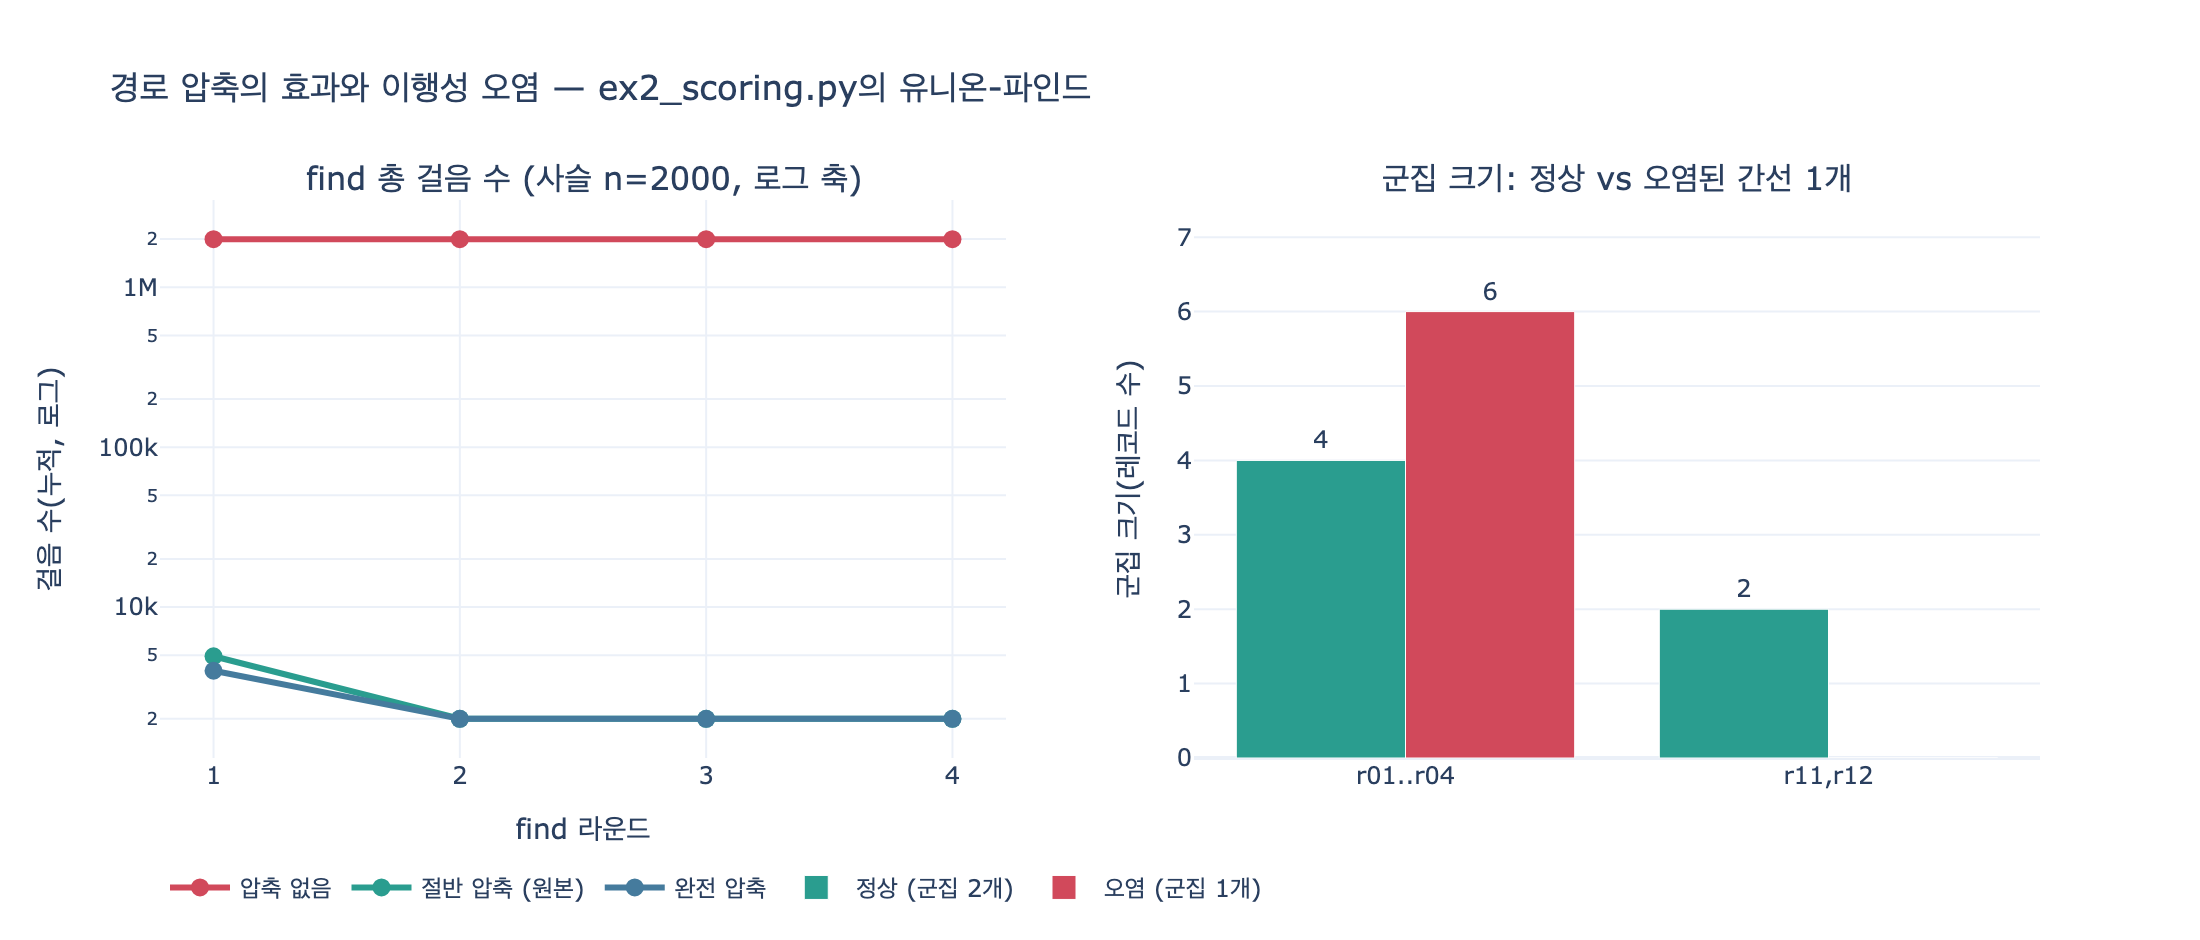

Source code (Python):
# %% [markdown]
# # `ex2_scoring.py`의 이행성 묶기 = 유니온-파인드(disjoint set)
#
# 질문: **`ex2_scoring.py`는 이행성 묶기를 어떤 자료구조로 구현하는가?**
#
# 답: **유니온-파인드(disjoint set)**. `find`에 경로 압축을 적용하고 `union`으로 대표를 잇는다.
#
# 원본 코드는 딱 이만큼이다. 클래스도, 라이브러리도 없다.
#
# ```python
# parent = {k: k for k in BY_ID}          # 처음엔 모두가 자기 자신의 대표
#
# def find(x):
#     while parent[x] != x:
#         parent[x] = parent[parent[x]]   # ← 경로 압축(정확히는 경로 «절반» 압축)
#         x = parent[x]
#     return x
#
# def union(x, y):
#     parent[find(x)] = find(y)           # ← 대표를 대표에 잇는다
# ```
#
# 왜 유니온-파인드인가? 이행성이 곧 «동치 관계»이기 때문이다.
#
# $$a \sim b \;\wedge\; b \sim c \;\Longrightarrow\; a \sim c$$
#
# 동치 관계는 집합을 서로 겹치지 않는 조각(disjoint set)으로 쪼갠다.
# «같다»는 쌍을 계속 던져 주면 조각이 알아서 합쳐지는 자료구조 —
# 그게 유니온-파인드다.

# %%
# 필요 패키지: plotly, kaleido  (union-find 자체는 표준 라이브러리만 사용)
import os
from itertools import combinations
import re


def _show(fig):
    try:
        from IPython import get_ipython
        if get_ipython() is not None:  # VSCode 셀/Jupyter에서만 렌더링
            fig.show()
    except ImportError:
        pass


HERE = os.path.dirname(os.path.abspath(__file__))
print("준비 완료")
# 출력: 준비 완료

# %% [markdown]
# ## 1. 경로 압축이 트리를 «납작하게» 만드는 걸 눈으로 보기
#
# 유니온-파인드의 `parent`는 배열(여기서는 dict) 하나로 표현된 **숲(forest)**이다.
# `parent[x] == x`이면 x가 그 조각의 대표(root)다.
#
# 최악의 경우 parent가 일자 사슬이 된다: `7 → 6 → 5 → … → 0`.
# 이때 `find(7)`은 7칸을 걸어가야 한다. 압축이 없으면 다음에도 또 7칸이다.

# %%
def find_plain(parent, x):
    """경로 압축 «없는» find. 걸어만 가고 아무것도 고치지 않는다."""
    steps = 0
    while parent[x] != x:
        x = parent[x]
        steps += 1
    return x, steps


def find_halving(parent, x):
    """ex2_scoring.py의 find. parent[x] = parent[parent[x]] — 경로 절반 압축."""
    steps = 0
    while parent[x] != x:
        parent[x] = parent[parent[x]]
        x = parent[x]
        steps += 1
    return x, steps


def chain(n=8):
    """0 ← 1 ← 2 ← … ← n-1 형태의 최악 사슬."""
    p = {0: 0}
    p.update({i: i - 1 for i in range(1, n)})
    return p


def as_row(parent):
    return " ".join(f"{parent[k]}" for k in sorted(parent))


N = 8
print("노드      :", " ".join(str(k) for k in range(N)))
print("초기 parent:", as_row(chain(N)))
# 출력: 노드      : 0 1 2 3 4 5 6 7
# 출력: 초기 parent: 0 0 1 2 3 4 5 6

# %%
# --- 압축 없는 find: 몇 번 불러도 parent는 그대로, 비용도 그대로 ---
p_plain = chain(N)
print("[압축 없음]")
for t in range(1, 4):
    root, steps = find_plain(p_plain, 7)
    print(f"  find(7) #{t}: root={root}, 걸음={steps}, parent={as_row(p_plain)}")
# 출력: [압축 없음]
# 출력:   find(7) #1: root=0, 걸음=7, parent=0 0 1 2 3 4 5 6
# 출력:   find(7) #2: root=0, 걸음=7, parent=0 0 1 2 3 4 5 6
# 출력:   find(7) #3: root=0, 걸음=7, parent=0 0 1 2 3 4 5 6

# %%
# --- ex2_scoring.py의 find: 지나가면서 parent를 고쳐 놓는다 ---
p_comp = chain(N)
print("[경로 압축(절반)]")
for t in range(1, 4):
    root, steps = find_halving(p_comp, 7)
    print(f"  find(7) #{t}: root={root}, 걸음={steps}, parent={as_row(p_comp)}")
# 출력: [경로 압축(절반)]
# 출력:   find(7) #1: root=0, 걸음=4, parent=0 0 1 1 3 3 5 5
# 출력:   find(7) #2: root=0, 걸음=2, parent=0 0 1 0 3 3 5 3
# 출력:   find(7) #3: root=0, 걸음=1, parent=0 0 1 0 3 3 5 0

# %% [markdown]
# 세 번 부르는 동안 사슬이 납작해졌다. 걸음 수가 7 → 4 → 2 → 1로 줄었다.
# parent 배열을 보면 7의 부모가 `6 → 5 → 3 → 0`으로 root에 가까워지고,
# 지나가는 길에 있던 2, 4, 6도 함께 끌어올려진다.
#
# 주의할 점: 원본의 `parent[x] = parent[parent[x]]`는 교과서적 «완전» 경로 압축
# (재귀로 경로의 모든 노드를 root에 직결)이 아니라 **경로 절반 압축(path halving)**이다.
# 한 번에 root까지 붙이지는 않지만 같은 상환 복잡도 등급을 얻고,
# 재귀 없이 while 한 줄로 끝나서 깊은 사슬에서도 스택이 터지지 않는다.

# %%
# 완전 압축과 비교해 보면 차이가 분명하다.
def find_full(parent, x):
    root, steps = x, 0
    while parent[root] != root:       # 1패스: root를 찾으며 걸음을 센다
        root = parent[root]
        steps += 1
    y = x
    while parent[y] != root:          # 2패스: 경로의 «모든» 노드를 root에 직결
        parent[y], y = root, parent[y]
    return root, steps


p_full = chain(N)
find_full(p_full, 7)
p_h = chain(N)
find_halving(p_h, 7)
print("완전 압축 1회 후 parent:", as_row(p_full))
print("절반 압축 1회 후 parent:", as_row(p_h))
# 출력: 완전 압축 1회 후 parent: 0 0 0 0 0 0 0 0
# 출력: 절반 압축 1회 후 parent: 0 0 1 1 3 3 5 5

# %% [markdown]
# ## 2. 실제 자동 병합 쌍을 순서대로 union하기
#
# `ex2_scoring.py`가 12개 레코드를 전부 비교해 점수 $\ge 0.85$로 «자동 병합» 판정한
# 쌍은 다음 4개다.
#
# | 쌍 | 점수 |
# |---|---|
# | r01–r02 | 1.000 |
# | r01–r03 | 0.973 |
# | r02–r03 | 0.973 |
# | r11–r12 | 0.875 |
#
# 아래 셀에서 원본 채점 로직을 그대로 돌려 이 쌍들을 직접 뽑는다.

# %%
RECORDS = [
    # id, 이름, 사업자번호, 주소, 대표자, 전화
    ("r01", "가온테크",        "123-45-67890", "서울 강남구 테헤란로 1",  "김하늘", "02-1234-5678"),
    ("r02", "(주)가온테크",     "123-45-67890", "서울 강남구 테헤란로 1",  "김하늘", "02-1234-5678"),
    ("r03", "가온테크 주식회사", "",             "서울 강남구 테헤란로 1길", "김하늘", "021234-5678"),
    ("r04", "GAON TECH",      "123-45-67890", "",                      "",      ""),
    ("r05", "가온테크놀로지",   "999-88-77777", "부산 해운대구 센텀로 9",  "박서준", "051-999-8877"),
    ("r06", "나루소프트",       "222-33-44444", "서울 마포구 월드컵로 2",  "이서연", "02-2222-3333"),
    ("r07", "나루소프트(주)",   "555-66-77777", "서울 마포구 월드컵로 2",  "이서연", "02-2222-3333"),
    ("r08", "다올물산 본사",    "333-44-55555", "인천 연수구 송도로 3",   "최민준", "032-333-4444"),
    ("r09", "다올물산 부산지점", "333-44-55555", "부산 사하구 낙동로 8",   "정우진", "051-333-4444"),
    ("r10", "라온에너지",       "444-55-66666", "대전 유성구 대덕대로 4",  "한지우", "042-444-5555"),
    ("r11", "마루상사",        "666-77-88888", "광주 서구 상무로 6",     "오세훈", "062-666-7777"),
    ("r12", "머루상사",        "666-77-88888", "광주 서구 상무로 6",     "오세훈", "062-666-7777"),
]
BY_ID = {r[0]: r for r in RECORDS}
TRUTH = {frozenset(["r01", "r02", "r03", "r04"]), frozenset(["r11", "r12"])}


def norm_name(s):
    s = re.sub(r"\(주\)|주식회사|\(유\)|유한회사", "", s)
    return re.sub(r"\s+", "", s)


def norm_phone(s):
    return re.sub(r"\D", "", s or "")


def sim_str(a, b):
    def g(x):
        x = re.sub(r"\s+", "", x or "")
        return {x[i:i + 2] for i in range(len(x) - 1)} or {x}
    A, B = g(a), g(b)
    if not A or not B:
        return 0.0
    return len(A & B) / len(A | B)


FIELDS = [
    ("사업자번호", lambda r: r[2], 0.45, "exact"),
    ("이름",      lambda r: norm_name(r[1]), 0.25, "fuzzy"),
    ("주소",      lambda r: r[3], 0.15, "fuzzy"),
    ("대표자",    lambda r: r[4], 0.10, "exact"),
    ("전화",      lambda r: norm_phone(r[5]), 0.05, "exact"),
]


def score(a, b):
    total = used = 0.0
    for _name, get, w, mode in FIELDS:
        x, y = get(a), get(b)
        if not x or not y:            # 한쪽이 비면 «모름»으로 빼둔다
            continue
        s = 1.0 if (mode == "exact" and x == y) else (
            0.0 if mode == "exact" else sim_str(x, y))
        total += w * s
        used += w
    return total / used if used else 0.0


HIGH, LOW = 0.85, 0.55
auto, review = [], []
for a, b in combinations(sorted(BY_ID), 2):
    s = score(BY_ID[a], BY_ID[b])
    if s >= LOW:
        (auto if s >= HIGH else review).append((a, b, round(s, 3)))

print("자동 병합 쌍:", [(a, b, s) for a, b, s in auto])
print("사람 검토 쌍:", [(a, b, s) for a, b, s in review])
# 출력: 자동 병합 쌍: [('r01', 'r02', 1.0), ('r01', 'r03', 0.973), ('r02', 'r03', 0.973), ('r11', 'r12', 0.875)]
# 출력: 사람 검토 쌍: [('r01', 'r04', 0.643), ('r02', 'r04', 0.643), ('r06', 'r07', 0.55)]

# %%
# 원본과 똑같은 유니온-파인드를 dict 하나로 만든다. 단계마다 상태를 찍는다.
IDS = sorted(BY_ID)


def new_dsu():
    return {k: k for k in IDS}


def make_ops(parent):
    def find(x):
        while parent[x] != x:
            parent[x] = parent[parent[x]]
            x = parent[x]
        return x

    def union(x, y):
        parent[find(x)] = find(y)      # 대표를 대표에 잇는다
    return find, union


def clusters_of(parent, find):
    groups = {}
    for k in IDS:
        groups.setdefault(find(k), []).append(k)
    return {frozenset(v) for v in groups.values() if len(v) > 1}


parent = new_dsu()
find, union = make_ops(parent)
print("초기 대표:", {k: find(k) for k in IDS[:4]}, "...(모두 자기 자신)")
for a, b, s in auto:
    union(a, b)
    reps = sorted({find(k) for k in IDS})
    print(f"union({a}, {b})  →  대표 개수 {len(reps)},  군집 {sorted(sorted(c) for c in clusters_of(parent, find))}")
# 출력: 초기 대표: {'r01': 'r01', 'r02': 'r02', 'r03': 'r03', 'r04': 'r04'} ...(모두 자기 자신)
# 출력: union(r01, r02)  →  대표 개수 11,  군집 [['r01', 'r02']]
# 출력: union(r01, r03)  →  대표 개수 10,  군집 [['r01', 'r02', 'r03']]
# 출력: union(r02, r03)  →  대표 개수 10,  군집 [['r01', 'r02', 'r03']]
# 출력: union(r11, r12)  →  대표 개수 9,  군집 [['r01', 'r02', 'r03'], ['r11', 'r12']]

# %% [markdown]
# 두 가지가 한눈에 보인다.
#
# 1. **이행성이 «공짜로» 나온다.** r01–r02와 r01–r03만 넣었는데 r02–r03도 같은 군집에 들어갔다.
# 2. **중복 union은 무해하다.** 세 번째 `union(r02, r03)`에서 대표 개수가 10 → 10으로 그대로다.
#    이미 같은 대표이므로 `parent[find(x)] = find(y)`가 자기 자신을 자기에게 잇고 끝난다.
#    점수 계산이 같은 사실을 몇 번 알려 주든 자료구조가 알아서 흡수한다.

# %%
# 최종 군집과 parent 배열을 확인한다.
final = clusters_of(parent, find)
print("최종 군집:", sorted(sorted(c) for c in final))
print("정답 군집:", sorted(sorted(c) for c in TRUTH))
print("일치?", final == TRUTH)
print("최종 parent:", {k: parent[k] for k in IDS})
# 출력: 최종 군집: [['r01', 'r02', 'r03'], ['r11', 'r12']]
# 출력: 정답 군집: [['r01', 'r02', 'r03', 'r04'], ['r11', 'r12']]
# 출력: 일치? False
# 출력: 최종 parent: {'r01': 'r03', 'r02': 'r03', 'r03': 'r03', 'r04': 'r04', 'r05': 'r05', 'r06': 'r06', 'r07': 'r07', 'r08': 'r08', 'r09': 'r09', 'r10': 'r10', 'r11': 'r12', 'r12': 'r12'}

# %% [markdown]
# parent 배열을 읽는 법: `r01 → r03`, `r02 → r03`, `r03 → r03`이므로 r03이 대표다.
# r04부터 r10은 각자 자기 자신을 가리키는 «혼자짜리» 조각이고, `r11 → r12`로 r12가 두 번째 대표다.
# 군집을 뽑는 코드가 `len(v) > 1` 조건을 붙이는 이유가 여기 있다 — 혼자인 조각은 군집이 아니다.
#
# 자동 병합만으로는 정답에 못 간다. r04(GAON TECH)가 0.643으로 애매 구간에 떨어졌기 때문이다.
# 사람 판정을 `union`으로 밀어 넣으면 채워진다 — **사람의 결정도 결국 같은 자료구조에 들어가는 간선**이다.

# %%
HUMAN = {("r01", "r04"): True, ("r02", "r04"): True, ("r06", "r07"): False}
for (a, b), same in HUMAN.items():
    if same:
        union(a, b)
after_human = clusters_of(parent, find)
print("사람 판정 반영 후:", sorted(sorted(c) for c in after_human))
print("정답과 일치?", after_human == TRUTH)
# 출력: 사람 판정 반영 후: [['r01', 'r02', 'r03', 'r04'], ['r11', 'r12']]
# 출력: 정답과 일치? True

# %% [markdown]
# ## 3. union 순서를 바꿔도 최종 군집은 같다
#
# `union`은 트리 «모양»은 순서에 따라 바꾸지만, 만들어지는 **분할(partition)은 순서에 무관**하다.
# 동치 관계의 폐쇄(transitive closure)는 유일하기 때문이다. 모든 순서를 다 돌려 확인한다.

# %%
from itertools import permutations

edges = [(a, b) for a, b, _ in auto] + [("r01", "r04"), ("r02", "r04")]
results, shapes = set(), set()
for order in permutations(edges):
    p = new_dsu()
    f, u = make_ops(p)
    for a, b in order:
        u(a, b)
    results.add(frozenset(clusters_of(p, f)))
    shapes.add(tuple(sorted(p.items())))

print(f"순서 {len(list(permutations(edges)))}가지 시도")
print(f"→ 서로 다른 최종 «군집»    : {len(results)}가지")
print(f"→ 서로 다른 최종 «parent 배열»: {len(shapes)}가지")
print("군집:", sorted(sorted(c) for c in next(iter(results))))
# 출력: 순서 720가지 시도
# 출력: → 서로 다른 최종 «군집»    : 1가지
# 출력: → 서로 다른 최종 «parent 배열»: 3가지
# 출력: 군집: [['r01', 'r02', 'r03', 'r04'], ['r11', 'r12']]

# %% [markdown]
# 720가지 순서 전부가 **같은 군집 1가지**로 수렴한다. 반면 `parent` 배열의 구체적 모양은 3가지다.
# 즉 «누가 대표인가»는 순서에 따라 달라지지만 «누가 누구와 같은가»는 달라지지 않는다.
#
# 실무 함의: 대표 ID를 외부에 노출해 저장하면 재실행 때 값이 바뀔 수 있다.
# 안정된 대표가 필요하면 `min(cluster)`처럼 결정적인 규칙으로 다시 뽑아 써야 한다.

# %%
print("대표가 순서마다 달라지는 예:")
for order in [edges, list(reversed(edges))]:
    p = new_dsu()
    f, u = make_ops(p)
    for a, b in order:
        u(a, b)
    print("  ", [a + "-" + b for a, b in order[:2]], "... → r01의 대표:", f("r01"))
# 출력: 대표가 순서마다 달라지는 예:
# 출력:    ['r01-r02', 'r01-r03'] ... → r01의 대표: r04
# 출력:    ['r02-r04', 'r01-r04'] ... → r01의 대표: r03

# %% [markdown]
# ## 4. 오염 시나리오 — 잘못된 간선 하나가 군집 두 개를 삼킨다
#
# 유니온-파인드는 «되돌리기»가 없다. 경로 압축이 이미 parent를 덮어썼기 때문에
# `union` 한 번을 취소하려면 처음부터 다시 돌려야 한다.
#
# 정답 상태는 군집 2개다: `{r01,r02,r03,r04}` (4명), `{r11,r12}` (2명).
# 여기에 잘못된 쌍 **r04–r12** 하나만 넣어 보자.

# %%
def build(extra=()):
    p = new_dsu()
    f, u = make_ops(p)
    for a, b in [(a, b) for a, b, _ in auto] + [("r01", "r04"), ("r02", "r04")]:
        u(a, b)
    for a, b in extra:
        u(a, b)
    return p, f


p_ok, f_ok = build()
p_bad, f_bad = build(extra=[("r04", "r12")])
c_ok = sorted(sorted(c) for c in clusters_of(p_ok, f_ok))
c_bad = sorted(sorted(c) for c in clusters_of(p_bad, f_bad))
print("정상 :", c_ok, f"→ 군집 {len(c_ok)}개, 최대 크기 {max(len(c) for c in c_ok)}")
print("오염 :", c_bad, f"→ 군집 {len(c_bad)}개, 최대 크기 {max(len(c) for c in c_bad)}")
print("잘못된 쌍 1개가 만든 «가짜 같음» 쌍 수:", 4 * 2)
# 출력: 정상 : [['r01', 'r02', 'r03', 'r04'], ['r11', 'r12']] → 군집 2개, 최대 크기 4
# 출력: 오염 : [['r01', 'r02', 'r03', 'r04', 'r11', 'r12']] → 군집 1개, 최대 크기 6
# 출력: 잘못된 쌍 1개가 만든 «가짜 같음» 쌍 수: 8

# %% [markdown]
# 간선 1개를 잘못 넣었는데 «같다»고 주장되는 쌍은 $4 \times 2 = 8$개 늘었다.
# 크기 $m$, $n$인 두 군집을 잘못 붙이면 오류가 $m \cdot n$개로 증폭된다 —
# 선형이 아니라 **곱**이다. 그래서 원문이 이렇게 경고한다.
#
# > 이행성도 공짜가 아니다. 잘못된 병합 하나가 군집 전체를 오염시킨다.
# > 그래서 군집 크기에 상한을 두거나, 커지면 사람에게 보내는 게 안전하다.
#
# 상한을 두는 방어를 붙여 보자.

# %%
MAX_CLUSTER = 4
p = new_dsu()
size = {k: 1 for k in IDS}
f, _ = make_ops(p)


def guarded_union(x, y):
    rx, ry = f(x), f(y)
    if rx == ry:
        return "이미 동일"
    if size[rx] + size[ry] > MAX_CLUSTER:
        return f"거부(크기 {size[rx]}+{size[ry]} > {MAX_CLUSTER}) → 사람에게"
    p[rx] = ry
    size[ry] += size[rx]
    return "병합"


for a, b in [(a, b) for a, b, _ in auto] + [("r01", "r04"), ("r02", "r04"), ("r04", "r12")]:
    print(f"  union({a}, {b}): {guarded_union(a, b)}")
print("최종 군집:", sorted(sorted(c) for c in clusters_of(p, f)))
# 출력:   union(r01, r02): 병합
# 출력:   union(r01, r03): 병합
# 출력:   union(r02, r03): 이미 동일
# 출력:   union(r11, r12): 병합
# 출력:   union(r01, r04): 병합
# 출력:   union(r02, r04): 이미 동일
# 출력:   union(r04, r12): 거부(크기 4+2 > 4) → 사람에게
# 출력: 최종 군집: [['r01', 'r02', 'r03', 'r04'], ['r11', 'r12']]

# %% [markdown]
# ## 5. 성능 — 경로 압축이 실제로 얼마나 아끼는가
#
# 최악 사슬 $n = 2000$에서 «깊은 노드부터» `find`를 두 바퀴 돌려 걸음 수를 센다.
# (깊은 쪽부터 부르는 게 압축이 없을 때의 진짜 최악 패턴이다.)

# %%
def bench(n, finder, rounds=2):
    p = chain(n)
    order = range(n - 1, -1, -1)      # 가장 깊은 노드부터
    total = 0
    per_round = []
    for _ in range(rounds):
        r_steps = sum(finder(p, x)[1] for x in order)
        per_round.append(r_steps)
        total += r_steps
    depth = max(find_plain(dict(p), x)[1] for x in range(n))
    return total, per_round, depth


N_BIG = 2000
t_plain, r_plain, d_plain = bench(N_BIG, find_plain)
t_half, r_half, d_half = bench(N_BIG, find_halving)
t_full, r_full, d_full = bench(N_BIG, find_full)
print(f"n={N_BIG}, 두 바퀴 find")
print(f"  압축 없음   : 총 {t_plain:>9,}걸음  라운드별 {r_plain}  최종 최대깊이 {d_plain}")
print(f"  절반 압축   : 총 {t_half:>9,}걸음  라운드별 {r_half}  최종 최대깊이 {d_half}")
print(f"  완전 압축   : 총 {t_full:>9,}걸음  라운드별 {r_full}  최종 최대깊이 {d_full}")
print(f"  절감(절반 압축 vs 없음): {(1 - t_half / t_plain) * 100:.2f}%")
# 출력: n=2000, 두 바퀴 find
# 출력:   압축 없음   : 총 3,998,000걸음  라운드별 [1999000, 1999000]  최종 최대깊이 1999
# 출력:   절반 압축   : 총     6,926걸음  라운드별 [4925, 2001]  최종 최대깊이 2
# 출력:   완전 압축   : 총     5,996걸음  라운드별 [3997, 1999]  최종 최대깊이 1
# 출력:   절감(절반 압축 vs 없음): 99.83%

# %% [markdown]
# 400만 걸음이 7천 걸음으로 줄었다. **99.83% 절감**이다. 깊이 1999짜리 사슬이 사실상 사라졌다.
#
# 두 압축 방식의 성격 차이도 숫자에 드러난다.
#
# - 완전 압축은 최종 최대 깊이가 **1** — 모든 노드가 root에 직결된다.
# - 절반 압축(원본)은 최대 깊이 **2**가 남는다. 그래서 둘째 바퀴가 1999가 아니라 2001걸음이다.
#   한 번에 root까지 못 붙이는 대신 재귀도, 2패스도 없다.
#
# 차이는 상수 배 수준이고 상환 복잡도 등급은 같다. 원본이 절반 압축을 고른 건 합리적인 선택이다.
#
# 복잡도 정리:
#
# | 조합 | `find` 상환 복잡도 |
# |---|---|
# | 아무것도 없음 | $O(n)$ |
# | 경로 압축만 (원본 `ex2_scoring.py`) | $O(\log n)$ |
# | 유니온 바이 랭크/사이즈만 | $O(\log n)$ |
# | **경로 압축 + 유니온 바이 랭크** | $O(\alpha(n))$ |
#
# $\alpha$는 아커만 함수의 역함수로, 우주에 있는 원자 수 정도의 $n$에서도 $\alpha(n) < 5$다.
# 즉 실질적으로 **상수 시간**이다.
#
# $$\text{연산 } m\text{번 총비용} = O(m \cdot \alpha(n))$$
#
# 원본 코드는 랭크 없이 경로 압축만 쓴다. 12개 레코드에서는 그 차이가 보이지 않고,
# `parent[find(x)] = find(y)`라는 한 줄의 단순함이 더 값지다. 필요해지면 다음처럼 랭크를 붙인다.

# %%
def dsu_ranked(keys):
    par = {k: k for k in keys}
    rank = {k: 0 for k in keys}

    def find(x):
        while par[x] != x:
            par[x] = par[par[x]]
            x = par[x]
        return x

    def union(x, y):
        rx, ry = find(x), find(y)
        if rx == ry:
            return False
        if rank[rx] < rank[ry]:        # 낮은 트리를 높은 트리에 붙인다
            rx, ry = ry, rx
        par[ry] = rx
        if rank[rx] == rank[ry]:
            rank[rx] += 1
        return True
    return par, rank, find, union


par, rank, f2, u2 = dsu_ranked(range(N_BIG))
for i in range(1, N_BIG):              # 최악을 유도하려 일부러 사슬처럼 넣는다
    u2(i, i - 1)
print("랭크 사용 시 최대 깊이:", max(find_plain(dict(par), x)[1] for x in range(N_BIG)))
print("최대 랭크:", max(rank.values()))
# 출력: 랭크 사용 시 최대 깊이: 1
# 출력: 최대 랭크: 1

# %% [markdown]
# ## 6. 시각화
#
# 왼쪽: 사슬 $n=2000$에서 `find` 라운드별 총 걸음 수(로그 축).
# 오른쪽: 정상 상태와 오염 상태의 군집 크기 — 잘못된 간선 1개로 4+2가 6이 된다.

# %%
import plotly.graph_objects as go
from plotly.subplots import make_subplots

ROUNDS = 4
curves = {}
for label, finder in [("압축 없음", find_plain), ("절반 압축 (원본)", find_halving), ("완전 압축", find_full)]:
    p = chain(N_BIG)
    curves[label] = [sum(finder(p, x)[1] for x in range(N_BIG - 1, -1, -1)) for _ in range(ROUNDS)]
print(curves)
# 출력: {'압축 없음': [1999000, 1999000, 1999000, 1999000], '절반 압축 (원본)': [4925, 2001, 1999, 1999], '완전 압축': [3997, 1999, 1999, 1999]}

fig = make_subplots(
    rows=1, cols=2,
    subplot_titles=("find 총 걸음 수 (사슬 n=2000, 로그 축)", "군집 크기: 정상 vs 오염된 간선 1개"),
)
COLORS = {"압축 없음": "#d1495b", "절반 압축 (원본)": "#2a9d8f", "완전 압축": "#457b9d"}
for label, ys in curves.items():
    fig.add_trace(
        go.Scatter(x=list(range(1, ROUNDS + 1)), y=ys, name=label, mode="lines+markers",
                   line=dict(color=COLORS[label], width=3), marker=dict(size=9)),
        row=1, col=1,
    )
fig.add_trace(
    go.Bar(x=["r01..r04", "r11,r12"], y=[4, 2], name="정상 (군집 2개)",
           marker_color="#2a9d8f", text=[4, 2], textposition="outside"),
    row=1, col=2,
)
fig.add_trace(
    go.Bar(x=["r01..r04", "r11,r12"], y=[6, 0], name="오염 (군집 1개)",
           marker_color="#d1495b", text=[6, ""], textposition="outside"),
    row=1, col=2,
)
fig.update_yaxes(type="log", title_text="걸음 수(누적, 로그)", row=1, col=1)
fig.update_xaxes(title_text="find 라운드", dtick=1, row=1, col=1)
fig.update_yaxes(title_text="군집 크기(레코드 수)", range=[0, 7.5], row=1, col=2)
fig.update_layout(
    title="경로 압축의 효과와 이행성 오염 — ex2_scoring.py의 유니온-파인드",
    template="plotly_white", width=1100, height=470, barmode="group",
    legend=dict(orientation="h", y=-0.18),
)
_show(fig)

out = os.path.join(HERE, "expy.png")
fig.write_image(out, scale=2)
print("저장 완료:", os.path.basename(out), "존재?", os.path.exists(out))
# 출력: 저장 완료: expy.png 존재? True

# %% [markdown]
# ## 정리
#
# - `ex2_scoring.py`의 이행성 묶기는 **유니온-파인드(disjoint set)**다. dict 하나 + 함수 두 개.
# - `find`는 `parent[x] = parent[parent[x]]`로 **경로 압축**(정확히는 경로 절반 압축)을 걸어 트리를 납작하게 만든다.
# - `union(x, y)`는 `parent[find(x)] = find(y)` — **대표를 대표에 잇는다**. 원소가 아니라 root를 연결하는 게 핵심.
# - 최종 군집은 union 순서에 무관하지만, **대표 ID는 순서에 따라 바뀐다**. 대표를 저장하려면 결정적 규칙을 따로 둘 것.
# - 이행성은 이득도 «공짜»고 손해도 «공짜»다. 잘못된 간선 1개가 $m \cdot n$개의 가짜 쌍을 만든다 → 군집 크기 상한이 필요하다.
# - 랭크까지 붙이면 $O(\alpha(n))$ ≈ 상수. 다만 12개 레코드에서는 원본의 한 줄짜리 단순함이 옳은 선택이다.
